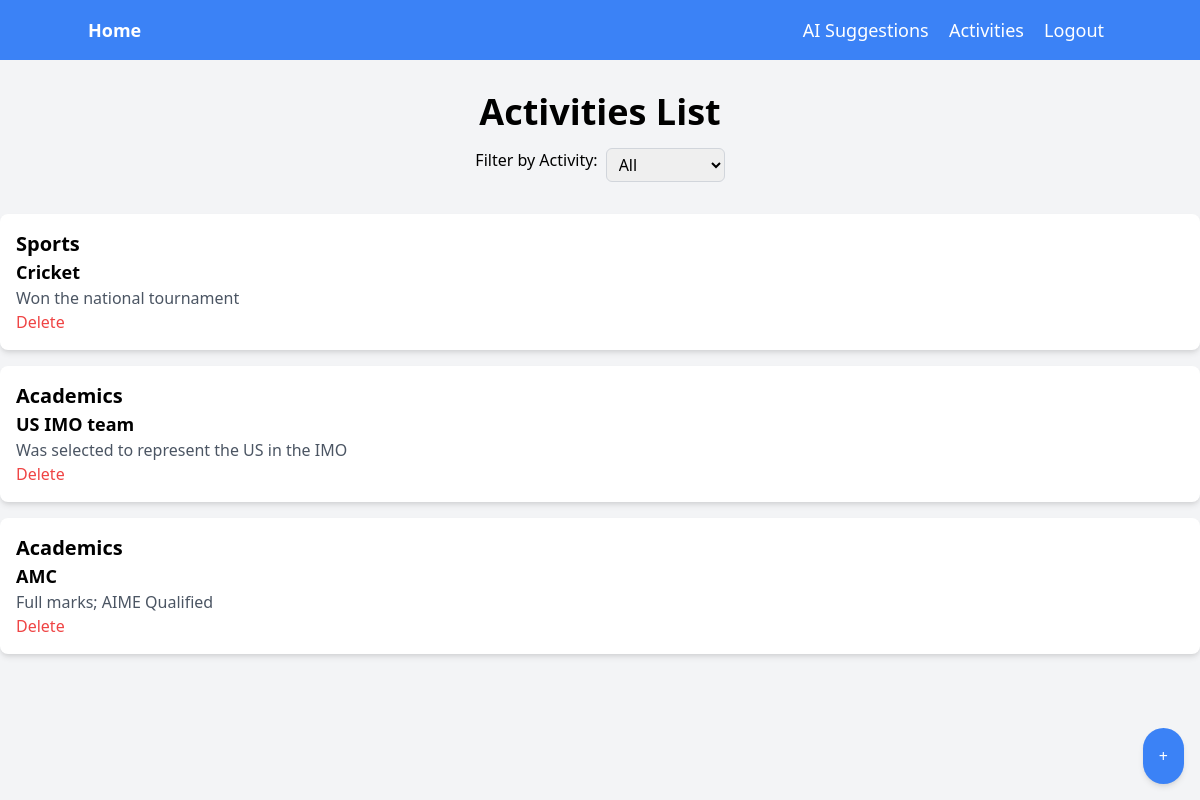
Before: /activities (signed in) with the older database file.
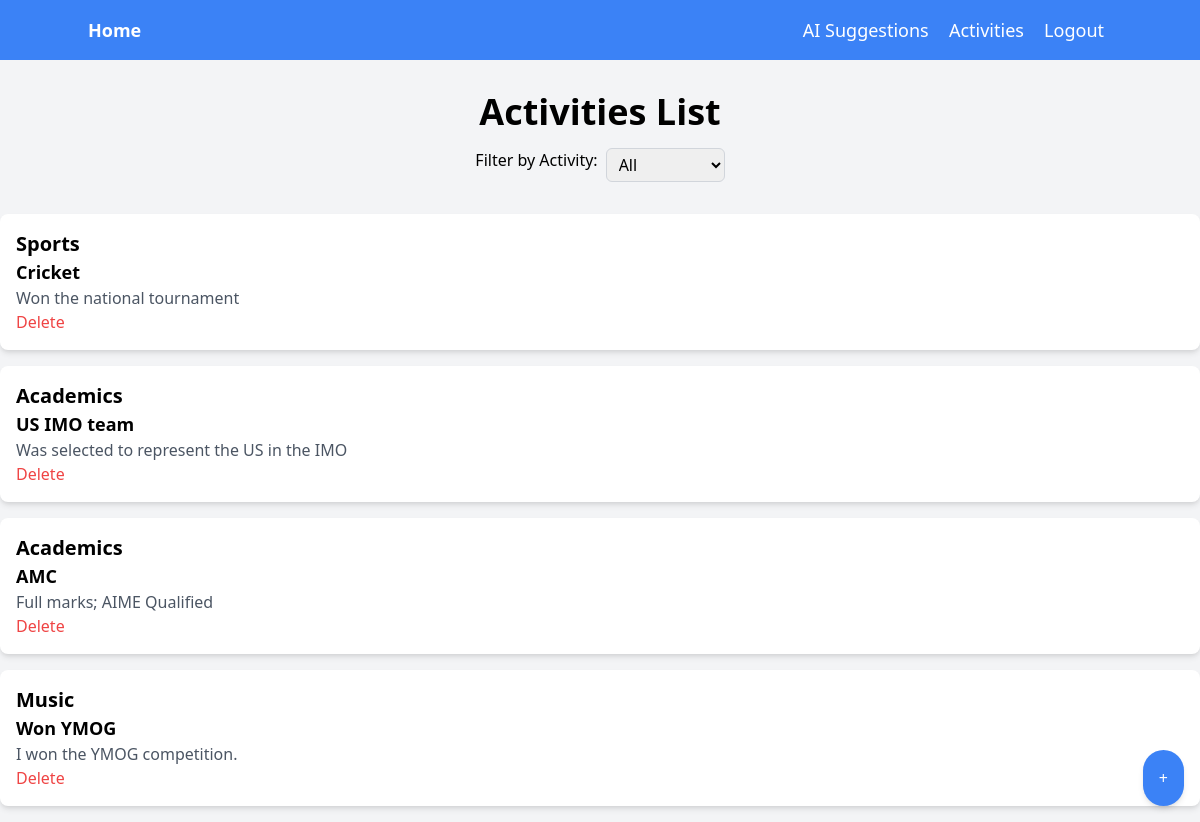
After: the same page with the newer database file.
### tables this page shows
CREATE TABLE Curious (category TEXT, name TEXT, description TEXT, id INTEGER PRIMARY KEY AUTOINCREMENT);

### app.py (the view, shortened to what this page needs)
@app.route('/activities', methods=['GET', 'POST'])
def add_activity():
    try:
        username = session['UNAME']
    except:
        flash('You need to be logged in to access this page')
        return redirect('/login')
    lis = c.execute(f'SELECT * FROM {username}').fetchall()
    cats = sorted(list(set([i[0] for i in lis])))
    return render_template('activities.html', lis = lis, cats = cats)

### templates/activities.html (shortened to what this page needs)
<!DOCTYPE html>
<html>
<head>
    <link href="https://cdn.jsdelivr.net/npm/tailwindcss@2.2.19/dist/tailwind.min.css" rel="stylesheet">
</head>
<body class="bg-gray-100">
    <nav class="bg-blue-500 p-4">
        <div class="container mx-auto">
            <div class="flex justify-between">
                <a href="/" class="text-white text-lg font-bold">Home</a>
                <div>
                    <a href="/suggestions" class="text-white text-lg mx-2">AI Suggestions</a>
                    <a href="/activities" class="text-white text-lg mx-2">Activities</a>
                    <a href="/logout" class="text-white text-lg mx-2">Logout</a>
                </div>
            </div>
        </div>
    </nav>
    <h1 class="text-4xl font-bold text-center mt-8">Activities List</h1>
    <div class="flex justify-center mt-4">
        <label for="activity-filter" class="mr-2">Filter by Activity:</label>
        <select id="activity-filter" class="px-2 py-1 border border-gray-300 rounded-md">
            <option value="all">All</option>
        </select>
    </div>
    <ul id="activities-list" class="mt-8">
        {% for item in lis %}
            <li class="bg-white shadow-md rounded-lg p-4 mb-4 activity-item">
                <h2 class="text-xl font-bold">{{ item[0] }}</h2>
                <h3 class="text-lg font-semibold">{{ item[1] }}</h3>
                <p class="text-gray-600">{{ item[2] }}</p>
                <a href="/delete-activity/{{ item[3] }}" class="text-red-500">Delete</a>
            </li>
        {% endfor %}
    </ul>
    <button id="new-activity-btn" class="fixed bottom-0 right-0 m-4 p-4 bg-blue-500 text-white rounded-full shadow-md">+</button>
</body>
</html>

Changed rows visible on the page:
added Curious: category "Music", name "Won YMOG", description "I won the YMOG competition."
